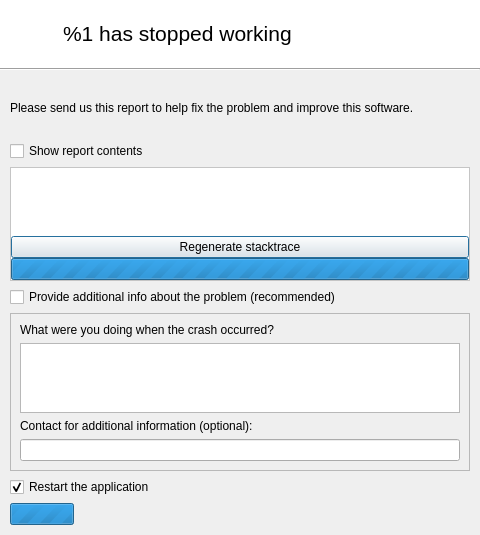
<?xml version="1.0" encoding="UTF-8"?>
<ui version="4.0">
 <class>GdbCrashHandlerDialog</class>
 <widget class="QDialog" name="GdbCrashHandlerDialog">
  <property name="geometry">
   <rect>
    <x>0</x>
    <y>0</y>
    <width>480</width>
    <height>522</height>
   </rect>
  </property>
  <property name="sizePolicy">
   <sizepolicy hsizetype="Preferred" vsizetype="Maximum">
    <horstretch>0</horstretch>
    <verstretch>0</verstretch>
   </sizepolicy>
  </property>
  <property name="windowTitle">
   <string>Error Report</string>
  </property>
  <layout class="QVBoxLayout" name="verticalLayout">
   <property name="spacing">
    <number>0</number>
   </property>
   <property name="leftMargin">
    <number>0</number>
   </property>
   <property name="topMargin">
    <number>0</number>
   </property>
   <property name="rightMargin">
    <number>0</number>
   </property>
   <property name="bottomMargin">
    <number>0</number>
   </property>
   <item>
    <widget class="QWidget" name="widgetTitle" native="true">
     <property name="sizePolicy">
      <sizepolicy hsizetype="Preferred" vsizetype="Maximum">
       <horstretch>0</horstretch>
       <verstretch>0</verstretch>
      </sizepolicy>
     </property>
     <property name="styleSheet">
      <string notr="true">QWidget#widgetTitle { background: white; }</string>
     </property>
     <layout class="QHBoxLayout" name="horizontalLayout">
      <property name="spacing">
       <number>5</number>
      </property>
      <property name="leftMargin">
       <number>10</number>
      </property>
      <property name="topMargin">
       <number>10</number>
      </property>
      <property name="rightMargin">
       <number>10</number>
      </property>
      <property name="bottomMargin">
       <number>10</number>
      </property>
      <item>
       <widget class="QLabel" name="labelIcon">
        <property name="minimumSize">
         <size>
          <width>48</width>
          <height>48</height>
         </size>
        </property>
        <property name="maximumSize">
         <size>
          <width>48</width>
          <height>48</height>
         </size>
        </property>
       </widget>
      </item>
      <item>
       <widget class="QLabel" name="labelTitle">
        <property name="text">
         <string>&lt;html&gt;&lt;head/&gt;&lt;body&gt;&lt;p&gt;&lt;span style=&quot; font-size:16pt;&quot;&gt;%1 has stopped working&lt;/span&gt;&lt;/p&gt;&lt;/body&gt;&lt;/html&gt;</string>
        </property>
       </widget>
      </item>
     </layout>
    </widget>
   </item>
   <item>
    <widget class="Line" name="line">
     <property name="sizePolicy">
      <sizepolicy hsizetype="Minimum" vsizetype="Fixed">
       <horstretch>0</horstretch>
       <verstretch>0</verstretch>
      </sizepolicy>
     </property>
     <property name="orientation">
      <enum>Qt::Horizontal</enum>
     </property>
    </widget>
   </item>
   <item>
    <widget class="QWidget" name="widgetBody" native="true">
     <property name="sizePolicy">
      <sizepolicy hsizetype="Preferred" vsizetype="Preferred">
       <horstretch>0</horstretch>
       <verstretch>0</verstretch>
      </sizepolicy>
     </property>
     <layout class="QGridLayout" name="gridLayout">
      <property name="leftMargin">
       <number>10</number>
      </property>
      <property name="topMargin">
       <number>10</number>
      </property>
      <property name="rightMargin">
       <number>10</number>
      </property>
      <property name="bottomMargin">
       <number>10</number>
      </property>
      <item row="8" column="0">
       <widget class="QWidget" name="widgetBusy" native="true">
        <property name="sizePolicy">
         <sizepolicy hsizetype="Expanding" vsizetype="Preferred">
          <horstretch>0</horstretch>
          <verstretch>0</verstretch>
         </sizepolicy>
        </property>
        <layout class="QHBoxLayout" name="horizontalLayout_2">
         <property name="leftMargin">
          <number>0</number>
         </property>
         <property name="topMargin">
          <number>0</number>
         </property>
         <property name="rightMargin">
          <number>0</number>
         </property>
         <property name="bottomMargin">
          <number>0</number>
         </property>
         <item>
          <widget class="QProgressBar" name="progressBar">
           <property name="sizePolicy">
            <sizepolicy hsizetype="Fixed" vsizetype="Fixed">
             <horstretch>0</horstretch>
             <verstretch>0</verstretch>
            </sizepolicy>
           </property>
           <property name="maximumSize">
            <size>
             <width>64</width>
             <height>16777215</height>
            </size>
           </property>
           <property name="maximum">
            <number>0</number>
           </property>
           <property name="value">
            <number>0</number>
           </property>
          </widget>
         </item>
         <item>
          <widget class="QLabel" name="labelBusyText">
           <property name="sizePolicy">
            <sizepolicy hsizetype="Expanding" vsizetype="Preferred">
             <horstretch>0</horstretch>
             <verstretch>0</verstretch>
            </sizepolicy>
           </property>
          </widget>
         </item>
        </layout>
       </widget>
      </item>
      <item row="8" column="1">
       <widget class="QDialogButtonBox" name="buttonBox">
        <property name="sizePolicy">
         <sizepolicy hsizetype="Maximum" vsizetype="Fixed">
          <horstretch>0</horstretch>
          <verstretch>0</verstretch>
         </sizepolicy>
        </property>
        <property name="standardButtons">
         <set>QDialogButtonBox::NoButton</set>
        </property>
       </widget>
      </item>
      <item row="7" column="0" colspan="2">
       <widget class="QCheckBox" name="checkBoxRestart">
        <property name="text">
         <string>Restart the application</string>
        </property>
        <property name="checked">
         <bool>true</bool>
        </property>
       </widget>
      </item>
      <item row="6" column="0" colspan="2">
       <widget class="QFrame" name="frameInfo">
        <property name="frameShape">
         <enum>QFrame::StyledPanel</enum>
        </property>
        <layout class="QVBoxLayout" name="verticalLayout_4">
         <item>
          <widget class="QLabel" name="labelErrorDescr">
           <property name="text">
            <string>What were you doing when the crash occurred?</string>
           </property>
          </widget>
         </item>
         <item>
          <widget class="QPlainTextEdit" name="plainTextEditErrorDescr"/>
         </item>
         <item>
          <widget class="QLabel" name="labelContact">
           <property name="text">
            <string>Contact for additional information (optional):</string>
           </property>
          </widget>
         </item>
         <item>
          <widget class="QLineEdit" name="lineEditContact"/>
         </item>
        </layout>
       </widget>
      </item>
      <item row="5" column="0" colspan="2">
       <widget class="QCheckBox" name="checkBoxInfo">
        <property name="text">
         <string>Provide additional info about the problem (recommended)</string>
        </property>
       </widget>
      </item>
      <item row="3" column="0" colspan="2">
       <widget class="QCheckBox" name="checkBoxDetails">
        <property name="text">
         <string>Show report contents</string>
        </property>
       </widget>
      </item>
      <item row="4" column="0" colspan="2">
       <widget class="QFrame" name="frameDetails">
        <property name="styleSheet">
         <string notr="true">QFrame#frameDetails {background: white; }</string>
        </property>
        <property name="frameShape">
         <enum>QFrame::StyledPanel</enum>
        </property>
        <layout class="QVBoxLayout" name="verticalLayout_3">
         <property name="spacing">
          <number>0</number>
         </property>
         <property name="leftMargin">
          <number>0</number>
         </property>
         <property name="topMargin">
          <number>0</number>
         </property>
         <property name="rightMargin">
          <number>0</number>
         </property>
         <property name="bottomMargin">
          <number>0</number>
         </property>
         <item>
          <widget class="QPlainTextEdit" name="plainTextEditBacktrace">
           <property name="enabled">
            <bool>true</bool>
           </property>
           <property name="styleSheet">
            <string notr="true">color: rgb(144, 144, 144);</string>
           </property>
           <property name="frameShape">
            <enum>QFrame::NoFrame</enum>
           </property>
           <property name="readOnly">
            <bool>true</bool>
           </property>
          </widget>
         </item>
         <item>
          <widget class="QPushButton" name="pushButtonRegenerate">
           <property name="text">
            <string>Regenerate stacktrace</string>
           </property>
          </widget>
         </item>
         <item>
          <widget class="QProgressBar" name="progressBarBacktrace">
           <property name="maximum">
            <number>0</number>
           </property>
          </widget>
         </item>
        </layout>
       </widget>
      </item>
      <item row="2" column="0" colspan="2">
       <widget class="QLabel" name="labelSpacer">
        <property name="sizePolicy">
         <sizepolicy hsizetype="Preferred" vsizetype="Expanding">
          <horstretch>0</horstretch>
          <verstretch>0</verstretch>
         </sizepolicy>
        </property>
        <property name="text">
         <string/>
        </property>
       </widget>
      </item>
      <item row="1" column="0" colspan="2">
       <widget class="QLabel" name="labelIntro">
        <property name="sizePolicy">
         <sizepolicy hsizetype="Preferred" vsizetype="Maximum">
          <horstretch>0</horstretch>
          <verstretch>0</verstretch>
         </sizepolicy>
        </property>
        <property name="text">
         <string>Please send us this report to help fix the problem and improve this software.</string>
        </property>
        <property name="wordWrap">
         <bool>true</bool>
        </property>
        <property name="openExternalLinks">
         <bool>true</bool>
        </property>
       </widget>
      </item>
      <item row="0" column="0" colspan="2">
       <widget class="QLabel" name="labelAutosave">
        <property name="sizePolicy">
         <sizepolicy hsizetype="Preferred" vsizetype="Maximum">
          <horstretch>0</horstretch>
          <verstretch>0</verstretch>
         </sizepolicy>
        </property>
        <property name="text">
         <string/>
        </property>
        <property name="wordWrap">
         <bool>true</bool>
        </property>
       </widget>
      </item>
     </layout>
    </widget>
   </item>
  </layout>
 </widget>
 <resources/>
 <connections/>
</ui>
